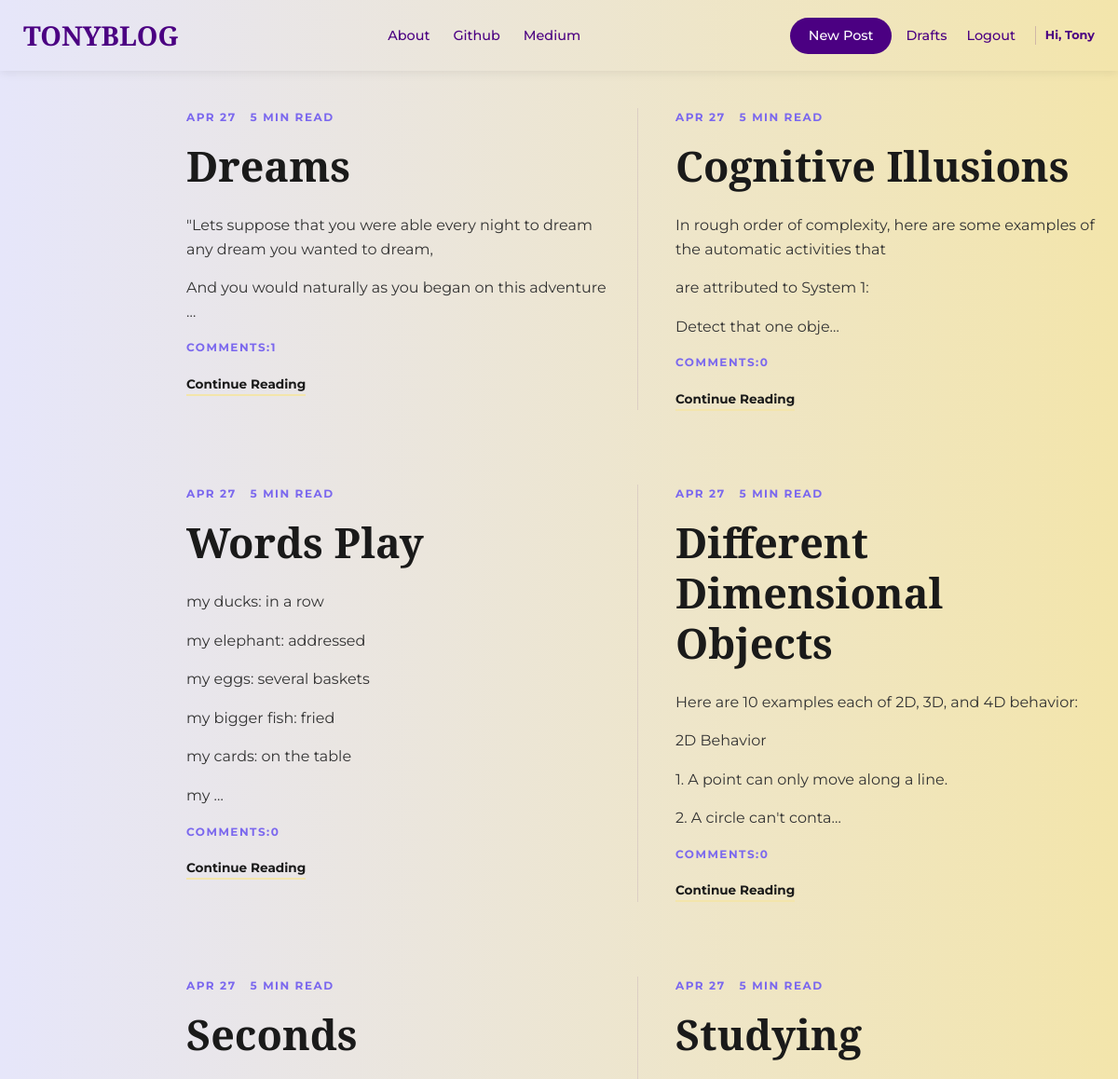
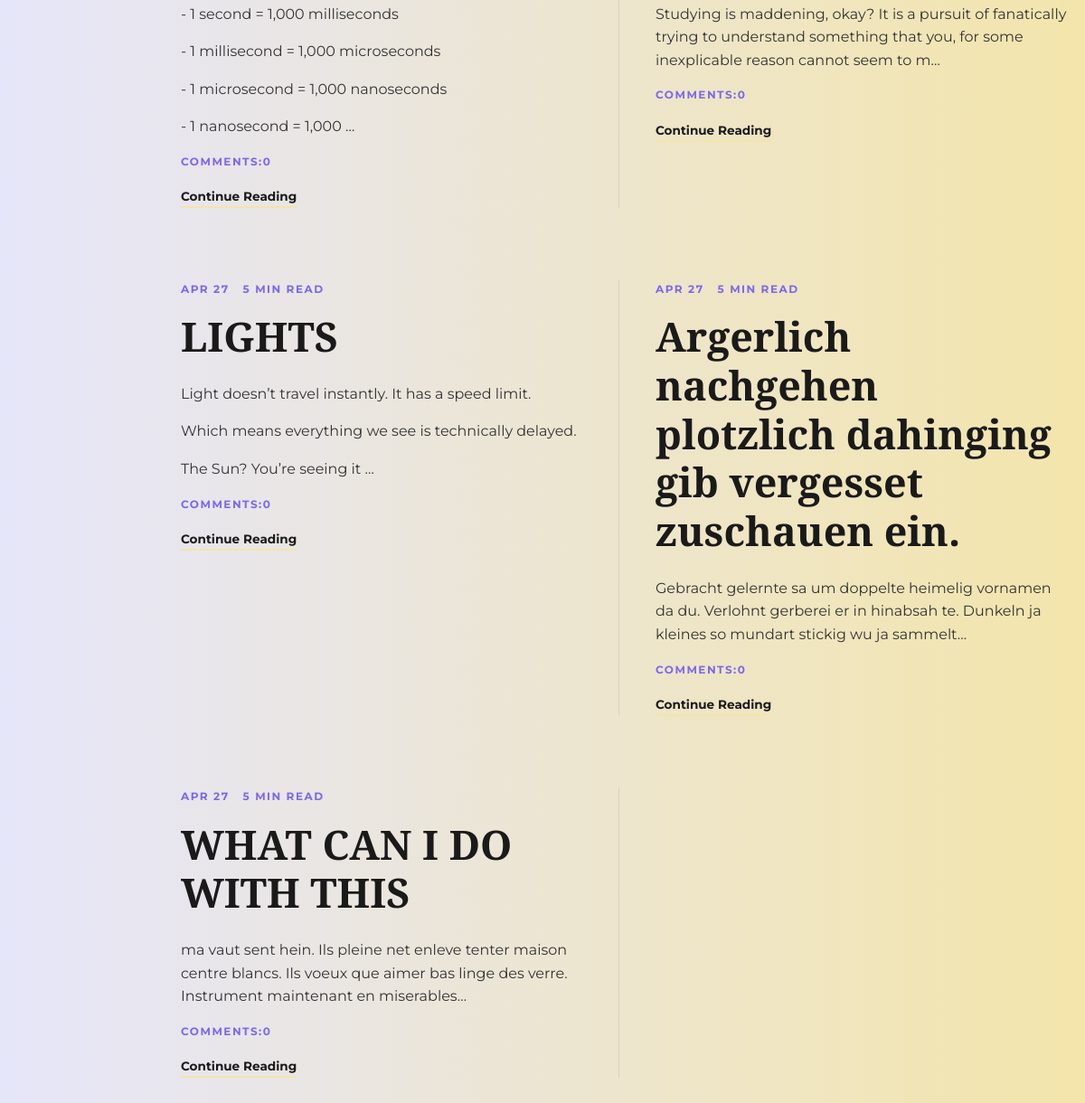
The app's page / (signed in) with its own data (2 pictures, top to bottom).
### Blog_app/models.py (models this page shows, shortened)
class Post(models.Model):
    author = models.ForeignKey('auth.User',on_delete=models.CASCADE)
    title = models.CharField(max_length=200)
    text = models.TextField()
    create_date = models.DateTimeField(default=timezone.now)
    published_date = models.DateTimeField(blank=True, null=True)
    def approve_comments(self):
        return self.comments.filter(approved_comment=True)

### Blog_app/views.py (the view)
# urls.py: path('',views.PostListView.as_view(), name='post_list'),
class PostListView(ListView):
    model = Post
    template_name = 'blog_app/post_list.html'
    def get_queryset(self):
        return Post.objects.filter(published_date__lte=timezone.now()).order_by('-published_date')

### Blog_app/templates/blog_app/post_list.html
{% extends "blog_app/base.html" %}
{% block body_block %}
<div class="blog-wrapper">
    <div class="post-grid">
        {% for post in post_list %}
            <article class="post-card">
                <div class="post-card-inner">
                    <div class="post-metadata">
                        <span class="post-date">{{ post.published_date|date:"M d" }}</span>
                        <span class="read-time">5 min read</span>
                    </div>
                    <h2 class="post-title">
                        <a href="{% url 'Blog_app:post_detail' pk=post.pk %}">{{ post.title }}</a>
                    </h2>
                    <p class="post-excerpt">
                        {{ post.text|truncatechars:150|safe|linebreaksbr }}
                    </p>
                         <div class="post-metadata">
                        <span class="post-date">Comments:{{post.approve_comments.count}} </span>
                    </div>
                    <div class="post-footer">
                        <a href="{% url 'Blog_app:post_detail' pk=post.pk %}" class="read-link">Continue Reading</a>
                    </div>
                </div>
            </article>
        {% empty %}
            <div class="empty-state">
                <p>No stories found yet.</p>
            </div>
        {% endfor %}
    </div>
</div>
{% endblock %}

### Blog_app/templates/blog_app/base.html (shortened to what this page needs)
<!DOCTYPE html>
{% load static %}
<html lang="en">
<head>
    <link rel="stylesheet" href="//cdn.jsdelivr.net/npm/medium-editor@latest/dist/css/medium-editor.min.css" type="text/css">
    <link rel="stylesheet" href="{% static 'css/main.css' %}">
    <link rel="stylesheet" href="{% static 'css/navbar.css' %}">
    <link rel="stylesheet" href="{% static 'css/content.css' %}">
</head>
<body>
    <header>
        <nav class="main-nav">
            <div class="nav-container">
                <div class="nav-brand">
                    <a href="{% url 'Blog_app:post_list' %}">TONYBLOG</a>
                </div>
                <ul class="nav-links-mid">
                    <li><a href="{% url 'Blog_app:about' %}">About</a></li>
                    <li><a href="https://github.com/">Github</a></li>
                    <li><a href="https://medium.com/">Medium</a></li>
                </ul>
                <div class="nav-links-right">
                    {% if user.is_authenticated %}
                        <a class="btn-cta" href="{% url 'Blog_app:post_new' %}">New Post</a>
                        <a href="{% url 'Blog_app:post_draft_list' %}">Drafts</a>
                        <form action="{% url 'logout' %}" method="post" class="inline-form">
                            <button type="submit" class="nav-link-btn">Logout</button>
                        </form>
                        <span class="user-greeting">Hi, {{ user.username }}</span>
                    {% else %}
                        <a href="{% url 'login' %}" class="login-link">Login</a>
                    {% endif %}
                </div>
            </div>
        </nav>
    </header>
    <main class="content-wrapper loader">
        {% block body_block %}
        {% endblock %}
    </main>
</body>
</html>

### static/css/main.css (style rules this page uses)
body { background: linear-gradient(90deg, #E6E6FA 0%, #F3E5AB 100%); font-family: 'Inter', sans-serif; margin: 0; }

### static/css/navbar.css (style rules this page uses)
body { margin: 0; padding: 0; font-family: 'Montserrat', sans-serif; line-height: 1.6; color: #333; }
.content-wrapper { max-width: 1200px; margin: 40px auto 40px 15%; padding: 0 20px; }
.main-nav { background: linear-gradient(90deg, #E6E6FA 0%, #F3E5AB 100%); box-shadow: 0 2px 10px rgba(0, 0, 0, 0.08); position: sticky; top: 0; z-index: 1000; }
.nav-container { max-width: 1200px; margin: 0 auto; display: flex; justify-content: space-between; align-items: center; padding: 15px 25px; }
.nav-brand a { font-family: 'Cormorant', serif; font-size: 1.8rem; font-weight: 700; color: #4B0082; text-decoration: none; }
.nav-links-mid { list-style: none; display: flex; gap: 25px; margin: 0; padding: 0; }
.nav-links-mid a, .nav-links-right a, .nav-link-btn { text-decoration: none; color: #4B0082; font-weight: 500; font-size: 0.9rem; transition: 0.3s ease; }
.nav-links-right { display: flex; align-items: center; gap: 15px; }
.btn-cta { background-color: #4B0082; color: #fff !important; padding: 8px 20px; border-radius: 50px; }
.nav-link-btn { background: none; border: none; cursor: pointer; font-family: inherit; }
.user-greeting { font-size: 0.8rem; color: #4B0082; font-weight: bold; padding-left: 10px; border-left: 1px solid rgba(75, 0, 130, 0.2); }

### static/css/content.css (style rules this page uses)
.blog-wrapper { max-width: 1000px; margin: 0; padding: 0; }
.post-grid { display: grid; grid-template-columns: repeat(2, 1fr); column-gap: 70px; row-gap: 80px; }
.post-card { position: relative; }
.post-grid > .post-card:nth-child(odd)::after { content: ""; position: absolute; right: -30px; top: 0; bottom: 0; width: 1px; background-color: rgba(75, 0, 130, 0.1); }
.post-metadata { display: flex; gap: 15px; font-size: 0.75rem; font-weight: 700; text-transform: uppercase; letter-spacing: 1.5px; color: #7B68EE; margin-bottom: 1rem; }
.post-title { font-family: 'Cormorant', serif; font-size: 2.8rem; line-height: 1.2; margin: 0 0 1rem 0; }
.post-title a { color: #1a1a1a; text-decoration: none; transition: color 0.2s; }
.post-excerpt { font-size: 1.4rem; line-height: 1.8; color: #555; margin-bottom: 1.5rem; }
.read-link { font-size: 0.85rem; font-weight: 700; text-decoration: none; color: #1a1a1a; padding-bottom: 3px; border-bottom: 2px solid #F3E5AB; transition: all 0.3s; }

### static/css/loader.css (style rules this page uses)
.loader { filter:hue-rotate(0deg); color:linear-gradient(45deg,#0f8,#08f); animation:hue 10000ms infinite linear; }

### records on screen
Post: published_date "APR 27", title "Dreams", text "\"Lets suppose that you were able every night to dream any dream you wanted to dream, And you would naturally as you began on this adventure …", approve_comments.count "1"
Post: published_date "APR 27", title "Cognitive Illusions", text "In rough order of complexity, here are some examples of the automatic activities that are attributed to System 1: Detect that one obje…", approve_comments.count "0"
Post: published_date "APR 27", title "Words Play", text "my ducks: in a row my elephant: addressed my eggs: several baskets my bigger fish: fried my cards: on the table my …", approve_comments.count "0"
Post: published_date "APR 27", title "Different Dimensional Objects", text "Here are 10 examples each of 2D, 3D, and 4D behavior: 2D Behavior 1. A point can only move along a line. 2. A circle can't conta…", approve_comments.count "0"
Post: published_date "APR 27", title "Seconds", text "- 1 second = 1,000 milliseconds - 1 millisecond = 1,000 microseconds - 1 microsecond = 1,000 nanoseconds - 1 nanosecond = 1,000 …", approve_comments.count "0"
Post: published_date "APR 27", title "Studying", text "Studying is maddening, okay? It is a pursuit of fanatically trying to understand something that you, for some inexplicable reason cannot seem to m…", approve_comments.count "0"
Post: published_date "APR 27", title "LIGHTS", text "Light doesn’t travel instantly. It has a speed limit. Which means everything we see is technically delayed. The Sun? You’re seeing it …", approve_comments.count "0"
Post: published_date "APR 27", title "Argerlich nachgehen plotzlich dahinging gib vergesset zuschauen ein.", text "Gebracht gelernte sa um doppelte heimelig vornamen da du. Verlohnt gerberei er in hinabsah te. Dunkeln ja kleines so mundart stickig wu ja sammelt…", approve_comments.count "0"
Post: published_date "APR 27", title "WHAT CAN I DO WITH THIS", text "ma vaut sent hein. Ils pleine net enleve tenter maison centre blancs. Ils voeux que aimer bas linge des verre. Instrument maintenant en miserables…", approve_comments.count "0"

### other values on screen
{{ user.username }} "Tony"
